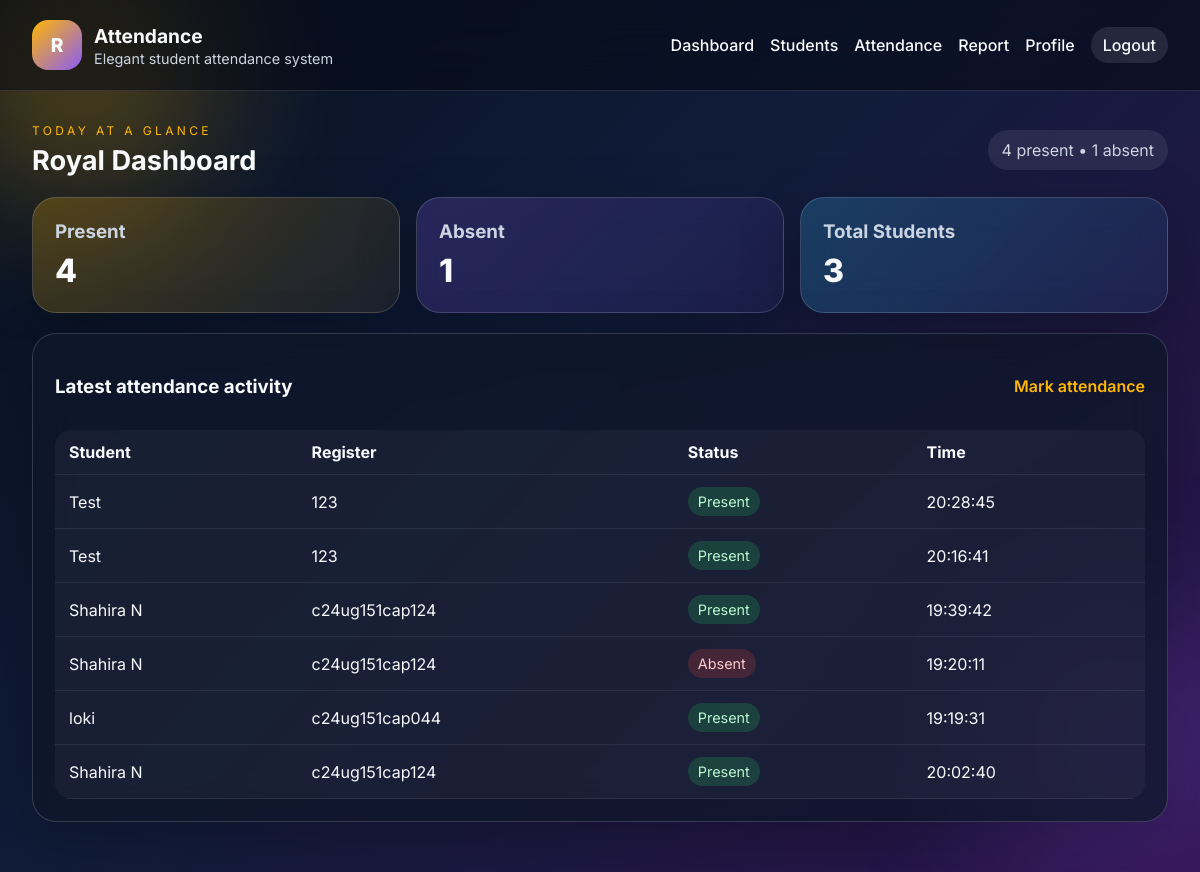
The app's page /dashboard (signed in) with its own data.
### tables this page shows
CREATE TABLE attendance (
            id INTEGER PRIMARY KEY AUTOINCREMENT,
            student_id INTEGER NOT NULL,
            attendance_date TEXT NOT NULL,
            status TEXT NOT NULL,
            marked_at TEXT NOT NULL,
            FOREIGN KEY (student_id) REFERENCES students (id)
        );

CREATE TABLE students (
            id INTEGER PRIMARY KEY AUTOINCREMENT,
            full_name TEXT NOT NULL,
            register_number TEXT NOT NULL UNIQUE,
            created_at TEXT NOT NULL DEFAULT CURRENT_TIMESTAMP
        );

### app.py (the view)
@app.route('/dashboard')
@login_required
def dashboard():
    stats = get_today_stats()
    recent = get_attendance_records(limit=8)
    return render_template('dashboard.html', stats=stats, recent=recent)

### attendance.py (called while the page is built)
def get_today_stats():
    conn = get_db_connection()
    today = datetime.now().strftime('%Y-%m-%d')
    present = conn.execute(
        'SELECT COUNT(*) as count FROM attendance WHERE attendance_date = ? AND status = ?',
        (today, 'present'),
    ).fetchone()[0]
    absent = conn.execute(
        'SELECT COUNT(*) as count FROM attendance WHERE attendance_date = ? AND status = ?',
        (today, 'absent'),
    ).fetchone()[0]
    total_students = conn.execute('SELECT COUNT(*) as count FROM students').fetchone()[0]
    conn.close()
    return {'present': present, 'absent': absent, 'total_students': total_students}

def get_attendance_records(limit=20):
    conn = get_db_connection()
    rows = conn.execute(
        '''
        SELECT a.id, a.attendance_date, a.status, a.marked_at, s.full_name, s.register_number
        FROM attendance a
        JOIN students s ON s.id = a.student_id
        ORDER BY a.id DESC
        LIMIT ?
        ''',
        (limit,),
    ).fetchall()
    conn.close()
    return [dict(row) for row in rows]

### auth.py (called while the page is built)
def login_required(view):
    @wraps(view)
    def wrapped(*args, **kwargs):
        if not session.get('user_id'):
            flash('Please log in to continue.', 'warning')
            return redirect(url_for('login'))
        return view(*args, **kwargs)
    return wrapped

### models.py (called while the page is built)
def get_db_connection():
    conn = sqlite3.connect(Config.DATABASE_PATH)
    conn.row_factory = sqlite3.Row
    return conn

### templates/dashboard.html
{% extends 'base.html' %}
{% block content %}
<div class="page-head">
    <div>
        <p class="eyebrow">Today at a glance</p>
        <h2>Royal Dashboard</h2>
    </div>
    <div class="today-pill">{{ stats.present }} present • {{ stats.absent }} absent</div>
</div>
<div class="stats-grid">
    <div class="stat-card gold">
        <h3>Present</h3>
        <p>{{ stats.present }}</p>
    </div>
    <div class="stat-card purple">
        <h3>Absent</h3>
        <p>{{ stats.absent }}</p>
    </div>
    <div class="stat-card blue">
        <h3>Total Students</h3>
        <p>{{ stats.total_students }}</p>
    </div>
</div>
<section class="panel">
    <div class="panel-head">
        <h3>Latest attendance activity</h3>
        <a href="{{ url_for('attendance') }}">Mark attendance</a>
    </div>
    <div class="table-card">
        <table>
            <thead>
                <tr>
                    <th>Student</th>
                    <th>Register</th>
                    <th>Status</th>
                    <th>Time</th>
                </tr>
            </thead>
            <tbody>
                {% for item in recent %}
                <tr>
                    <td>{{ item.full_name }}</td>
                    <td>{{ item.register_number }}</td>
                    <td><span class="status {{ item.status }}">{{ item.status }}</span></td>
                    <td>{{ item.marked_at }}</td>
                </tr>
                {% else %}
                <tr><td colspan="4">No attendance recorded yet.</td></tr>
                {% endfor %}
            </tbody>
        </table>
    </div>
</section>
{% endblock %}

### templates/base.html (shortened to what this page needs)
<!DOCTYPE html>
<html lang="en">
<head>
    <link rel="stylesheet" href="{{ url_for('static', filename='css/style.css') }}">
</head>
<body>
    <div class="background-glow glow-one"></div>
    <div class="background-glow glow-two"></div>
    <nav class="topbar">
        <div class="brand">
            <div class="brand-badge">R</div>
            <div>
                <h1>Attendance</h1>
                <p>Elegant student attendance system</p>
            </div>
        </div>
        {% if session.get('user_id') %}
        <div class="nav-links">
            <a href="{{ url_for('dashboard') }}">Dashboard</a>
            <a href="{{ url_for('students') }}">Students</a>
            <a href="{{ url_for('attendance') }}">Attendance</a>
            <a href="{{ url_for('report') }}">Report</a>
            <a href="{{ url_for('profile') }}">Profile</a>
            <a href="{{ url_for('logout') }}" class="logout-btn">Logout</a>
        </div>
        {% endif %}
    </nav>
    <main class="container">
        {% block content %}{% endblock %}
    </main>
</body>
</html>

### static/css/style.css (style rules this page uses)
:root { --bg: #07111f; --panel: rgba(15, 23, 42, 0.78); --border: rgba(255,255,255,0.16); --text: #f8fafc; --muted: #cbd5e1; --gold: #ffb703; --purple: #8b5cf6; --blue: #38bdf8; --green: #22c55e; --red: #ef4444; }
* { box-sizing: border-box; }
body { margin: 0; font-family: 'Inter', sans-serif; color: var(--text); background: linear-gradient(135deg, #07111f 0%, #101c3a 45%, #2f134e 100%); min-height: 100vh; overflow-x: hidden; }
.background-glow { position: fixed; width: 260px; height: 260px; border-radius: 50%; filter: blur(80px); opacity: 0.3; z-index: 0; }
.glow-one { background: var(--gold); top: -60px; left: -50px; }
.glow-two { background: var(--purple); right: -50px; bottom: 0; }
.topbar, .container { position: relative; z-index: 1; }
.topbar { display: flex; justify-content: space-between; align-items: center; padding: 20px 32px; background: rgba(6, 10, 20, 0.55); backdrop-filter: blur(20px); border-bottom: 1px solid rgba(255,255,255,0.12); }
.brand { display: flex; align-items: center; gap: 12px; }
.brand-badge { width: 50px; height: 50px; display: grid; place-items: center; border-radius: 16px; background: linear-gradient(135deg, var(--gold), var(--purple)); font-weight: 800; font-size: 1.2rem; }
.brand h1 { margin: 0; font-size: 1.2rem; }
.brand p { margin: 2px 0 0; color: var(--muted); font-size: 0.9rem; }
.nav-links { display: flex; gap: 16px; align-items: center; flex-wrap: wrap; }
.nav-links a { color: var(--text); text-decoration: none; font-weight: 500; }
.logout-btn { background: rgba(255,255,255,0.1); padding: 8px 12px; border-radius: 999px; }
.container { max-width: 1240px; margin: 0 auto; padding: 32px; }
.auth-hero, .auth-form, .panel, .stat-card { background: var(--panel); border: 1px solid var(--border); backdrop-filter: blur(18px); box-shadow: 0 20px 60px rgba(0,0,0,0.25); }
.page-head { display: flex; justify-content: space-between; align-items: center; margin-bottom: 20px; gap: 12px; }
.eyebrow { text-transform: uppercase; letter-spacing: 0.28em; color: var(--gold); font-size: 0.75rem; margin: 0 0 6px; }
.page-head h2 { margin: 0; font-size: 1.7rem; }
.today-pill { padding: 10px 14px; border-radius: 999px; background: rgba(255,255,255,0.08); color: var(--muted); }
.stats-grid { display: grid; grid-template-columns: repeat(3, minmax(0, 1fr)); gap: 16px; margin-bottom: 20px; }
.stat-card { padding: 22px; border-radius: 24px; }
.stat-card.gold { background: linear-gradient(135deg, rgba(255,183,3,.22), rgba(255,183,3,.06)); }
.stat-card.purple { background: linear-gradient(135deg, rgba(139,92,246,.22), rgba(139,92,246,.06)); }
.stat-card.blue { background: linear-gradient(135deg, rgba(56,189,248,.22), rgba(56,189,248,.06)); }
.stat-card h3 { margin: 0 0 8px; color: var(--muted); }
.stat-card p { font-size: 2rem; margin: 0; font-weight: 800; }
.panel { padding: 22px; border-radius: 24px; margin-bottom: 18px; }
.panel-head { display: flex; justify-content: space-between; align-items: center; margin-bottom: 14px; }
.panel-head a { color: var(--gold); text-decoration: none; font-weight: 600; }
.table-card { overflow: hidden; border-radius: 16px; background: rgba(255,255,255,0.04); }
table { width: 100%; border-collapse: collapse; }
th, td { padding: 12px 14px; text-align: left; border-bottom: 1px solid rgba(255,255,255,0.08); }
.status { display: inline-block; padding: 6px 10px; border-radius: 999px; text-transform: capitalize; font-size: 0.9rem; }
.status.present { background: rgba(34,197,94,0.2); color: #bbf7d0; }
.status.absent { background: rgba(239,68,68,0.2); color: #fecaca; }

### records on screen
attendance: full_name "Test", register_number "123", status "Present", marked_at "20:28:45"
attendance: full_name "Test", register_number "123", status "Present", marked_at "20:16:41"
attendance: full_name "Shahira N", register_number "c24ug151cap124", status "Present", marked_at "19:39:42"
attendance: full_name "Shahira N", register_number "c24ug151cap124", status "Absent", marked_at "19:20:11"
attendance: full_name "loki", register_number "c24ug151cap044", status "Present", marked_at "19:19:31"
attendance: full_name "Shahira N", register_number "c24ug151cap124", status "Present", marked_at "20:02:40"

### other values on screen
{{ stats.present }} "4"
{{ stats.absent }} "1"
{{ stats.total_students }} "3"
